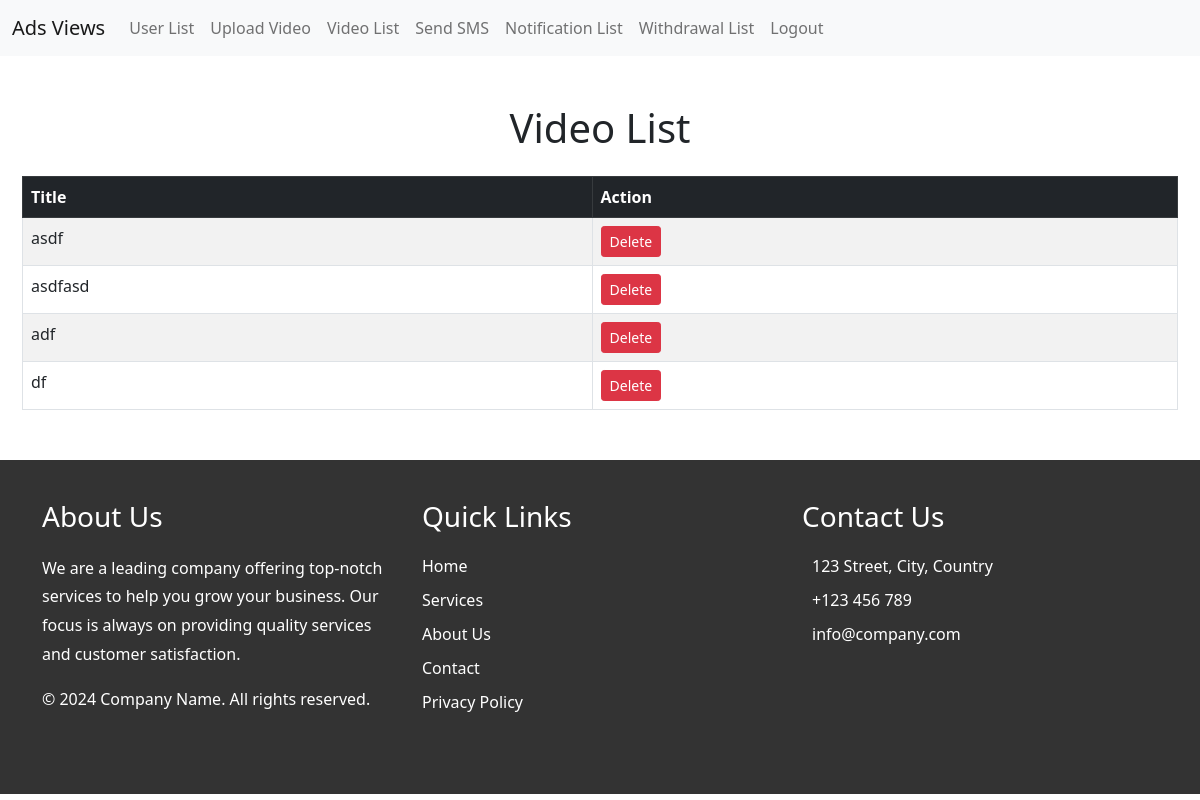
/videos/ (signed in), run on the app's committed database.
### ads_app/models.py (models this page shows, shortened)
class Ad(models.Model):
    title = models.CharField(max_length=100)
    video = models.FileField(upload_to="videos/")
    created_at = models.DateTimeField(auto_now_add=True)

### ads_app/views.py (the view)
# urls.py: path("videos/", views.admin_video_list, name="admin_video_list"),
@user_passes_test(is_superuser)
def admin_video_list(request):
    videos = Ad.objects.all()
    if request.method == "POST":
        video_id = request.POST.get("video_id")
        video = Ad.objects.get(id=video_id)
        video.delete()
        return redirect("admin_video_list")
    return render(request, "admin/admin_video_list.html", {"videos": videos})

### ads_app/views.py (called while the page is built)
def is_superuser(user):
    return user.is_superuser

### ads_app/templates/admin/admin_video_list.html (shortened to what this page needs)
{% extends "base.html" %}
{% block content %}
<div class="container-fluid mt-5">
    <h1 class="text-center mb-4">Video List</h1>
    <div class="table-responsive">
        <table class="table table-bordered table-striped" style="width: calc(100% - 20px); margin: 0 10px;">
            <thead class="table-dark">
                <tr>
                    <th>Title</th>
                    <th>Action</th>
                </tr>
            </thead>
            <tbody>
                {% for video in videos %}
                <tr>
                    <td>{{ video.title }}</td>
                    <td>
                        <form method="POST" action="">
                            <button type="submit" class="btn btn-danger btn-sm"
                                onclick="return confirm('Are you sure you want to delete this video?');">Delete</button>
                        </form>
                    </td>
                </tr>
                {% endfor %}
            </tbody>
        </table>
    </div>
</div>
{% endblock content %}

### data on the page
Ad: title "asdf"
Ad: title "asdfasd"
Ad: title "adf"
Ad: title "df"
